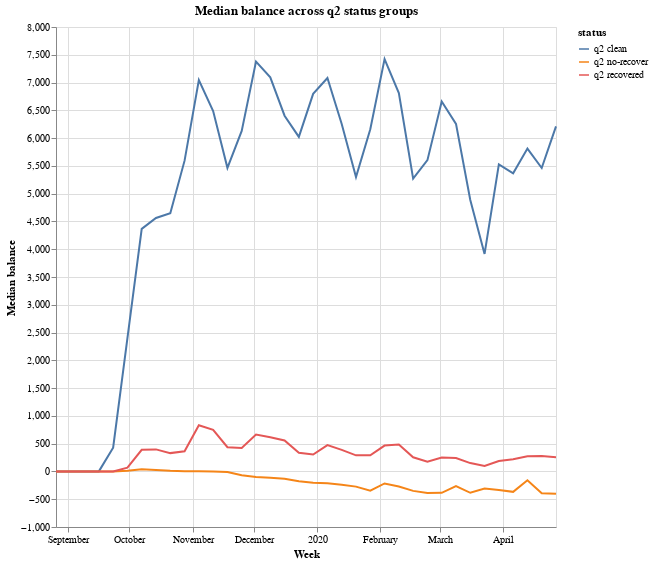

This figure's notebook cell:
### Code cell
df = pd.read_csv("mmb_sample.csv")

# user ids
q2_recover = df.loc[
    (df["roll"] > 12) & (df["roll"] <= 24) & (df["recovered"] == 1), "user_id"
].unique()
q2_arrears = df.loc[
    (df["roll"] > 12) & (df["roll"] <= 24) & (df["arrears"] == 1), "user_id"
].unique()

df["status"] = np.nan
df.loc[df["user_id"].isin(q2_recover) == True, "status"] = "q2 recovered"
df.loc[
    (df["user_id"].isin(q2_recover) == False)
    & (df["user_id"].isin(q2_arrears) == True),
    "status",
] = "q2 no-recover"
df.loc[(df["user_id"].isin(q2_arrears) == False), "status"] = "q2 clean"

df = df.groupby(["week", "status"])["max_bal"].agg("median").reset_index()

alt.Chart(df.loc[df["week"] <= "2020-05-01", :]).mark_line().encode(
    x=alt.X("week:T", axis=alt.Axis(title="Week")),
    y=alt.Y("max_bal:Q", axis=alt.Axis(title="Median balance")),
    color="status",
).properties(width=500, height=500, title="Median balance across q2 status groups")

### Figure 1 — Vega-Lite specification as saved in the notebook (floating-point values rounded to 4 significant figures)
{"config": {"view": {"continuousWidth": 400, "continuousHeight": 300}}, "data": {"name": "data-7fae7776a290627284b6cb45ee497e09"}, "mark": "line", "encoding": {"color": {"type": "nominal", "field": "status"}, "x": {"type": "temporal", "axis": {"title": "Week"}, "field": "week"}, "y": {"type": "quantitative", "axis": {"title": "Median balance"}, "field": "max_bal"}}, "height": 500, "title": "Median balance across q2 status groups", "width": 500, "$schema": "https://vega.github.io/schema/vega-lite/v4.8.1.json", "datasets": {"data-7fae7776a290627284b6cb45ee497e09": [{"week": "2019-08-26 00:00:00", "status": "q2 clean", "max_bal": 0.0}, {"week": "2019-08-26 00:00:00", "status": "q2 no-recover", "max_bal": 0.0}, {"week": "2019-08-26 00:00:00", "status": "q2 recovered", "max_bal": 0.0}, {"week": "2019-09-02 00:00:00", "status": "q2 clean", "max_bal": 0.0}, {"week": "2019-09-02 00:00:00", "status": "q2 no-recover", "max_bal": 0.0}, {"week": "2019-09-02 00:00:00", "status": "q2 recovered", "max_bal": 0.0}, {"week": "2019-09-09 00:00:00", "status": "q2 clean", "max_bal": 0.0}, {"week": "2019-09-09 00:00:00", "status": "q2 no-recover", "max_bal": 0.0}, {"week": "2019-09-09 00:00:00", "status": "q2 recovered", "max_bal": 0.0}, {"week": "2019-09-16 00:00:00", "status": "q2 clean", "max_bal": 1.2}, {"week": "2019-09-16 00:00:00", "status": "q2 no-recover", "max_bal": 0.0}, {"week": "2019-09-16 00:00:00", "status": "q2 recovered", "max_bal": 0.0}, {"week": "2019-09-23 00:00:00", "status": "q2 clean", "max_bal": 426.6}, {"week": "2019-09-23 00:00:00", "status": "q2 no-recover", "max_bal": 0.0}, {"week": "2019-09-23 00:00:00", "status": "q2 recovered", "max_bal": 0.0}, {"week": "2019-09-30 00:00:00", "status": "q2 clean", "max_bal": 2400.0}, {"week": "2019-09-30 00:00:00", "status": "q2 no-recover", "max_bal": 12.0}, {"week": "2019-09-30 00:00:00", "status": "q2 recovered", "max_bal": 68.04}, {"week": "2019-10-07 00:00:00", "status": "q2 clean", "max_bal": 4366.0}, {"week": "2019-10-07 00:00:00", "status": "q2 no-recover", "max_bal": 38.88}, {"week": "2019-10-07 00:00:00", "status": "q2 recovered", "max_bal": 388.8}, {"week": "2019-10-14 00:00:00", "status": "q2 clean", "max_bal": 4562.0}, {"week": "2019-10-14 00:00:00", "status": "q2 no-recover", "max_bal": 25.2}, {"week": "2019-10-14 00:00:00", "status": "q2 recovered", "max_bal": 397.0}, {"week": "2019-10-21 00:00:00", "status": "q2 clean", "max_bal": 4648.0}, {"week": "2019-10-21 00:00:00", "status": "q2 no-recover", "max_bal": 10.8}, {"week": "2019-10-21 00:00:00", "status": "q2 recovered", "max_bal": 330.0}, {"week": "2019-10-28 00:00:00", "status": "q2 clean", "max_bal": 5594.0}, {"week": "2019-10-28 00:00:00", "status": "q2 no-recover", "max_bal": 2.4}, {"week": "2019-10-28 00:00:00", "status": "q2 recovered", "max_bal": 362.4}, {"week": "2019-11-04 00:00:00", "status": "q2 clean", "max_bal": 7046.0}, {"week": "2019-11-04 00:00:00", "status": "q2 no-recover", "max_bal": 2.76}, {"week": "2019-11-04 00:00:00", "status": "q2 recovered", "max_bal": 832.1}, {"week": "2019-11-11 00:00:00", "status": "q2 clean", "max_bal": 6487.0}, {"week": "2019-11-11 00:00:00", "status": "q2 no-recover", "max_bal": 0.0}, {"week": "2019-11-11 00:00:00", "status": "q2 recovered", "max_bal": 749.3}, {"week": "2019-11-18 00:00:00", "status": "q2 clean", "max_bal": 5465.0}, {"week": "2019-11-18 00:00:00", "status": "q2 no-recover", "max_bal": -8.52}, {"week": "2019-11-18 00:00:00", "status": "q2 recovered", "max_bal": 436.1}, {"week": "2019-11-25 00:00:00", "status": "q2 clean", "max_bal": 6129.0}, {"week": "2019-11-25 00:00:00", "status": "q2 no-recover", "max_bal": -68.28}, {"week": "2019-11-25 00:00:00", "status": "q2 recovered", "max_bal": 421.2}, {"week": "2019-12-02 00:00:00", "status": "q2 clean", "max_bal": 7376.0}, {"week": "2019-12-02 00:00:00", "status": "q2 no-recover", "max_bal": -99.96}, {"week": "2019-12-02 00:00:00", "status": "q2 recovered", "max_bal": 664.4}, {"week": "2019-12-09 00:00:00", "status": "q2 clean", "max_bal": 7094.0}, {"week": "2019-12-09 00:00:00", "status": "q2 no-recover", "max_bal": -113.6}, {"week": "2019-12-09 00:00:00", "status": "q2 recovered", "max_bal": 617.2}, {"week": "2019-12-16 00:00:00", "status": "q2 clean", "max_bal": 6403.0}, {"week": "2019-12-16 00:00:00", "status": "q2 no-recover", "max_bal": -132.8}, {"week": "2019-12-16 00:00:00", "status": "q2 recovered", "max_bal": 556.9}, {"week": "2019-12-23 00:00:00", "status": "q2 clean", "max_bal": 6021.0}, {"week": "2019-12-23 00:00:00", "status": "q2 no-recover", "max_bal": -176.9}, {"week": "2019-12-23 00:00:00", "status": "q2 recovered", "max_bal": 337.0}, {"week": "2019-12-30 00:00:00", "status": "q2 clean", "max_bal": 6797.0}, {"week": "2019-12-30 00:00:00", "status": "q2 no-recover", "max_bal": -204.8}, {"week": "2019-12-30 00:00:00", "status": "q2 recovered", "max_bal": 304.9}, {"week": "2020-01-06 00:00:00", "status": "q2 clean", "max_bal": 7083.0}, {"week": "2020-01-06 00:00:00", "status": "q2 no-recover", "max_bal": -213.6}, {"week": "2020-01-06 00:00:00", "status": "q2 recovered", "max_bal": 474.7}, {"week": "2020-01-13 00:00:00", "status": "q2 clean", "max_bal": 6254.0}, {"week": "2020-01-13 00:00:00", "status": "q2 no-recover", "max_bal": -238.4}, {"week": "2020-01-13 00:00:00", "status": "q2 recovered", "max_bal": 388.6}, {"week": "2020-01-20 00:00:00", "status": "q2 clean", "max_bal": 5298.0}, {"week": "2020-01-20 00:00:00", "status": "q2 no-recover", "max_bal": -273.0}, {"week": "2020-01-20 00:00:00", "status": "q2 recovered", "max_bal": 290.0}, {"week": "2020-01-27 00:00:00", "status": "q2 clean", "max_bal": 6159.0}, {"week": "2020-01-27 00:00:00", "status": "q2 no-recover", "max_bal": -347.4}, {"week": "2020-01-27 00:00:00", "status": "q2 recovered", "max_bal": 290.8}, {"week": "2020-02-03 00:00:00", "status": "q2 clean", "max_bal": 7422.0}, {"week": "2020-02-03 00:00:00", "status": "q2 no-recover", "max_bal": -215.8}, {"week": "2020-02-03 00:00:00", "status": "q2 recovered", "max_bal": 466.1}, {"week": "2020-02-10 00:00:00", "status": "q2 clean", "max_bal": 6812.0}, {"week": "2020-02-10 00:00:00", "status": "q2 no-recover", "max_bal": -270.3}, {"week": "2020-02-10 00:00:00", "status": "q2 recovered", "max_bal": 485.7}, {"week": "2020-02-17 00:00:00", "status": "q2 clean", "max_bal": 5271.0}, {"week": "2020-02-17 00:00:00", "status": "q2 no-recover", "max_bal": -349.9}, {"week": "2020-02-17 00:00:00", "status": "q2 recovered", "max_bal": 254.5}, {"week": "2020-02-24 00:00:00", "status": "q2 clean", "max_bal": 5604.0}, {"week": "2020-02-24 00:00:00", "status": "q2 no-recover", "max_bal": -388.8}, {"week": "2020-02-24 00:00:00", "status": "q2 recovered", "max_bal": 174.1}, {"week": "2020-03-02 00:00:00", "status": "q2 clean", "max_bal": 6659.0}, {"week": "2020-03-02 00:00:00", "status": "q2 no-recover", "max_bal": -384.8}, {"week": "2020-03-02 00:00:00", "status": "q2 recovered", "max_bal": 252.0}, {"week": "2020-03-09 00:00:00", "status": "q2 clean", "max_bal": 6256.0}, {"week": "2020-03-09 00:00:00", "status": "q2 no-recover", "max_bal": -263.1}, {"week": "2020-03-09 00:00:00", "status": "q2 recovered", "max_bal": 240.8}, {"week": "2020-03-16 00:00:00", "status": "q2 clean", "max_bal": 4886.0}, {"week": "2020-03-16 00:00:00", "status": "q2 no-recover", "max_bal": -384.5}, {"week": "2020-03-16 00:00:00", "status": "q2 recovered", "max_bal": 150.5}, {"week": "2020-03-23 00:00:00", "status": "q2 clean", "max_bal": 3915.0}, {"week": "2020-03-23 00:00:00", "status": "q2 no-recover", "max_bal": -308.4}, {"week": "2020-03-23 00:00:00", "status": "q2 recovered", "max_bal": 97.2}, {"week": "2020-03-30 00:00:00", "status": "q2 clean", "max_bal": 5526.0}, {"week": "2020-03-30 00:00:00", "status": "q2 no-recover", "max_bal": -332.8}, {"week": "2020-03-30 00:00:00", "status": "q2 recovered", "max_bal": 188.0}, {"week": "2020-04-06 00:00:00", "status": "q2 clean", "max_bal": 5367.0}, {"week": "2020-04-06 00:00:00", "status": "q2 no-recover", "max_bal": -367.6}, {"week": "2020-04-06 00:00:00", "status": "q2 recovered", "max_bal": 220.1}, {"week": "2020-04-13 00:00:00", "status": "q2 clean", "max_bal": 5811.0}, {"week": "2020-04-13 00:00:00", "status": "q2 no-recover", "max_bal": -158.8}, {"week": "2020-04-13 00:00:00", "status": "q2 recovered", "max_bal": 274.8}, {"week": "2020-04-20 00:00:00", "status": "q2 clean", "max_bal": 5462.0}, {"week": "2020-04-20 00:00:00", "status": "q2 no-recover", "max_bal": -392.6}, {"week": "2020-04-20 00:00:00", "status": "q2 recovered", "max_bal": 275.9}, {"week": "2020-04-27 00:00:00", "status": "q2 clean", "max_bal": 6211.0}, {"week": "2020-04-27 00:00:00", "status": "q2 no-recover", "max_bal": -400.1}, {"week": "2020-04-27 00:00:00", "status": "q2 recovered", "max_bal": 257.0}]}}
